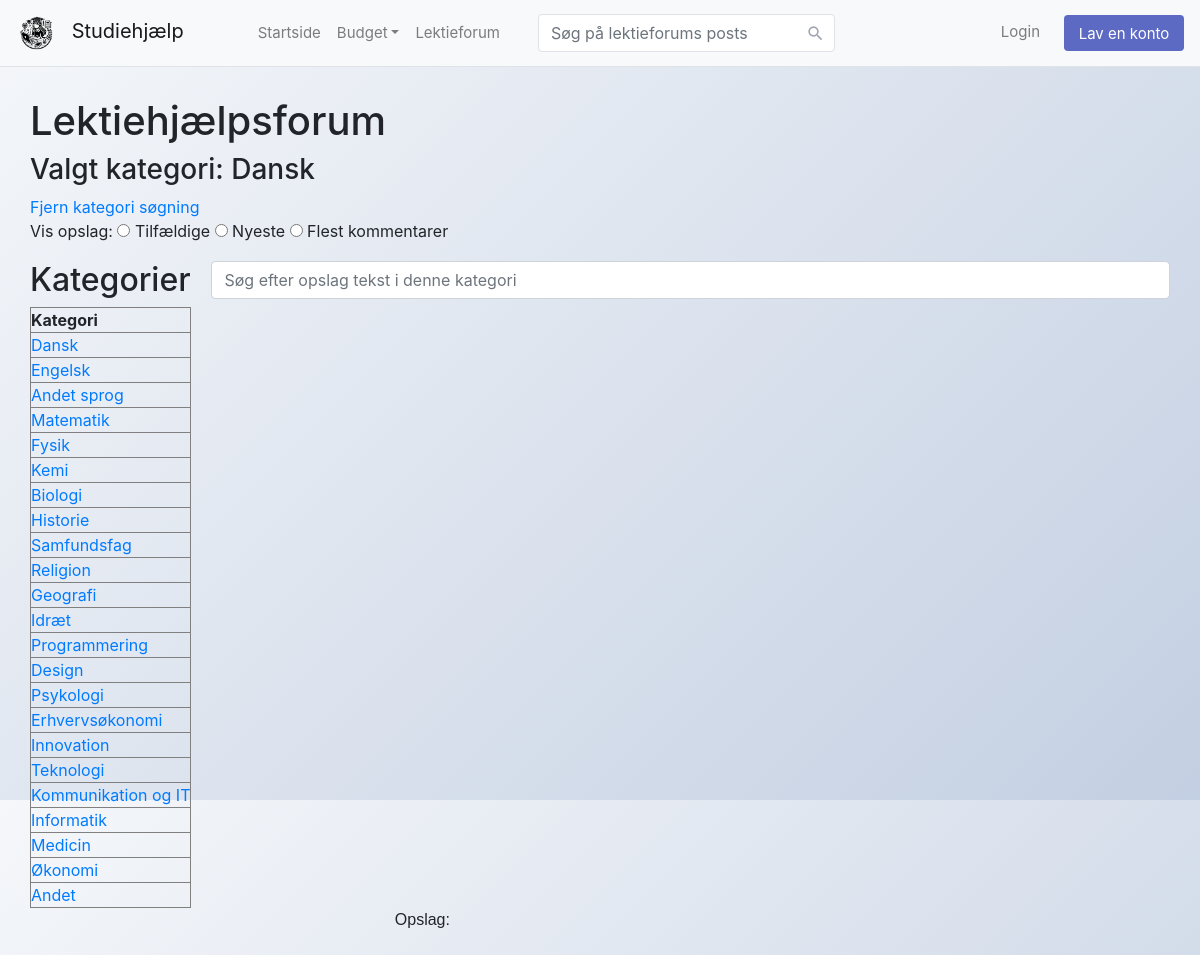
The app's page /lektiehjælp/Dansk, older data.
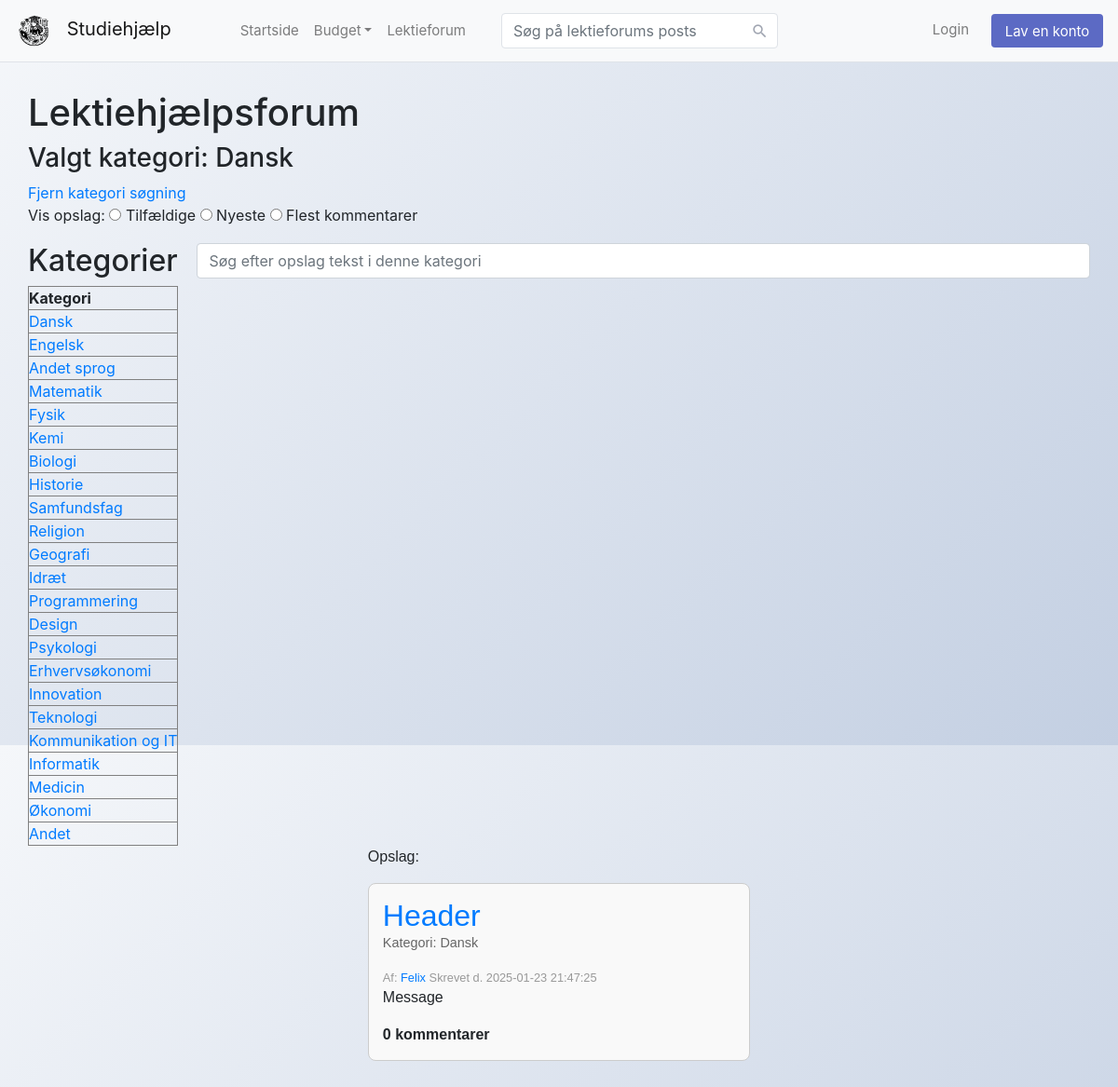
The same page, newer data.
### tables this page shows
CREATE TABLE category (
    id          INTEGER NOT NULL,
    name        TEXT NOT NULL,
    PRIMARY KEY(id AUTOINCREMENT)
);

CREATE TABLE publicMessages (
    id          INTEGER NOT NULL,
    senderid    INTEGER NOT NULL,
    header      TEXT NOT NULL,
    message     TEXT NOT NULL,
    categoryid  INTEGER NOT NULL,
    date        DATE NOT NULL,
    picturename TEXT,
    PRIMARY KEY(id AUTOINCREMENT),
    FOREIGN KEY(senderid) REFERENCES people(id),
    FOREIGN KEY(categoryid) REFERENCES category(id)
);

CREATE TABLE people (
    id              INTEGER NOT NULL,
    username        TEXT NOT NULL UNIQUE,
    filename        TEXT,
    PRIMARY KEY(id AUTOINCREMENT)
);

### app.py (the view)
@app.route("/lektiehjælp/<category>")
def lektiehjælp_category(category):
    search = request.args.get("search")
    searchcriteria = request.args.get("searchcriteria")
    if searchcriteria == "newest":
        order = "date DESC"
    elif searchcriteria == "popular":
        order = "comment_count DESC"
    else:
        order = "RANDOM()"
    if search and search != "None":
        where = "AND message LIKE ?"
    else:
        where = ""
    conn = sqlite3.connect("database.db")
    conn.row_factory = sqlite3.Row
    cur = conn.cursor()
    rows = cur.execute("SELECT name FROM category")
    categories = [dict(row) for row in rows.fetchall()]
    posts = list()
    rows = cur.execute(f"""SELECT publicMessages.id AS id, username, header, message, category.name AS category_name, picturename, date, (SELECT COUNT(*) FROM comments WHERE messageid = publicMessages.id) AS comment_count
                        FROM publicMessages JOIN people ON publicMessages.senderid = people.id JOIN category ON publicMessages.categoryid = category.id
                        WHERE category_name = ? {where} ORDER BY {order} LIMIT 20""", (category, f"%{search}%") if where else (category,))
    for row in rows:
        posts.append(dict(row))
    conn.close()
    return render_template("lektiehjælp_category.html", posts=posts, categories=categories, category=category)

### app.py (called while the page is built)
@app.after_request
def after_request(response):
    response.headers["Cache-Control"] = "no-cache, no-store, must-revalidate"
    response.headers["Expires"] = 0
    response.headers["Pragma"] = "no-cache"
    return response

### templates/lektiehjælp_category.html (shortened to what this page needs)
{% extends "layout.html" %}
{% block body %}
    <h1>Lektiehjælpsforum</h1>
    <h3>Valgt kategori: {{ category }}</h3>
    <a href="/lektiehjælp">Fjern kategori søgning</a>
    <form action="/lektiehjælp/{{ category }}" method="get" style="margin-bottom: 10px;">
        <label>Vis opslag:</label>
        <input type="radio" name="searchcriteria" value="random" {% if request.args.get('searchcriteria') == 'random' %}checked{% endif %} onchange="this.form.submit()"> Tilfældige
        <input type="radio" name="searchcriteria" value="newest" {% if request.args.get('searchcriteria') == 'newest' %}checked{% endif %} onchange="this.form.submit()"> Nyeste
        <input type="radio" name="searchcriteria" value="popular" {% if request.args.get('searchcriteria') == 'popular' %}checked{% endif %} onchange="this.form.submit()"> Flest kommentarer
    </form>
    <div style="display: flex; align-items: flex-start; gap: 20px;">
        <div>
            <h2>Kategorier</h2>
            <table border="1">
                <thead>
                    <tr>
                        <th>Kategori</th>
                    </tr>
                </thead>
                <tbody>
                    {% for cat in categories %}
                    <tr>
                        <td><a href="/lektiehjælp/{{ cat.name }}">{{ cat.name }}</a></td>
                    </tr>
                    {% endfor %}
                </tbody>
            </table>
        </div>
        <div style="flex-grow: 1;">
            <form action="/lektiehjælp/{{ category }}" method="get">
                    <input autocomplete="off" type="text" id="search" class="form-control" name="search" placeholder="Søg efter opslag tekst i denne kategori" value="{{ request.args.get('search') or '' }}">
            </form>
        </div>
    </div>
    <div class="posts-container">
        {% include "posts.html" %}
    </div>
{% endblock %}

### templates/layout.html (shortened to what this page needs)
<!DOCTYPE html>
<html lang="da">
    <head>
        <link rel="stylesheet" href="/static/styles.css">
        <link rel="stylesheet" href="https://stackpath.bootstrapcdn.com/bootstrap/4.5.0/css/bootstrap.min.css">
        <link rel="stylesheet" href="https://maxcdn.bootstrapcdn.com/font-awesome/4.7.0/css/font-awesome.min.css">
    </head>
    <body>
        <nav class="navbar navbar-expand-lg navbar-light bg-light">
            <a href="/" class="navbar-brand">
                <img src="/static/Logo.png" alt="Logo" style="height: 40px; margin-right: 10px;">
                Studiehjælp
            </a>
            <div id="navbarCollapse" class="collapse navbar-collapse justify-content-start">
                <div class="navbar-nav">
                    <a href="/" class="nav-item nav-link">Startside</a>
                    <div class="nav-item dropdown">
                        <a href="#" data-toggle="dropdown" class="nav-item nav-link dropdown-toggle">Budget</a>
                    </div>
                    <a href="/lektiehjælp" class="nav-item nav-link">Lektieforum</a>
                </div>
                <form action="/lektiehjælp" class="navbar-form form-inline" method="get">
                    <div class="input-group search-box">
                        <input autocomplete="off" type="text" id="search" class="form-control" name="search" placeholder="Søg på lektieforums posts" value="{{ request.args.get('search') or '' }}">
                        <div class="input-group-append">
                            <span class="input-group-text"><i class="material-icons">&#xE8B6;</i></span>
                        </div>
                    </div>
                </form>
                <div class="navbar-nav action-buttons ml-auto">
                    {% if session["user_id"] %}
                        <a href="/logout" class="btn">Log ud</a>
                        <a href="/myaccount" class="btn btn-primary">Min konto</a>
                    {% else %}
                        <a href="#" data-toggle="dropdown" class="nav-item nav-link dropdown-toggle mr-3">Login</a>
                        <a href="/register" class="btn btn-primary">Lav en konto</a>
                    {% endif %}
                </div>
            </div>
        </nav>
        <div class="content">
            {% block body %}{% endblock %}
        </div>
    </body>
</html>

### templates/posts.html (shortened to what this page needs)
<div class="posts-container">
    <p>Opslag:</p>
    {% for post in posts %}
        <div class="post">
            <div class="post-header">
                <h2><a href="/post/{{ post.id }}">{{ post.header }}</a></h2>
                <p class="category">Kategori: {{ post.category_name }}</p>
            </div>
            <div class="post-meta">
                <span class="username">Af: <a href="/accounts/{{ post.username }}">{{ post.username }}</a></span>
                <span class="date">Skrevet d. {{ post.date }}</span>
            </div>
            <div class="post-content">
                <p>{{ post.message }}</p>
            </div>
            <div class="post-footer">
                <span class="comments">{{ post.comment_count }} kommentarer</span>
            </div>
        </div>
    {% endfor %}
</div>

### static/styles.css (style rules this page uses)
body { font-family: 'Varela Round', sans-serif; background-image: var(--body-bg); height: 100vh; margin: 0; display: block; }
.form-control { box-shadow: none; border-radius: 4px; }
.content { margin: 20px; padding: 10px; }
.navbar { background: #fff; padding-left: 16px; padding-right: 16px; border-bottom: 1px solid #dfe3e8; border-radius: 0; }
.navbar .navbar-brand { padding-left: 0; font-size: 20px; padding-right: 50px; }
.navbar .form-inline { display: inline-block; }
.navbar .navbar-nav { position: relative; }
.navbar a, .navbar a:active { color: #888; font-size: 15px; background: transparent; }
.search-box { position: relative; }
.search-box input { padding-right: 35px; border-color: #dfe3e8; border-radius: 4px !important; box-shadow: none }
.search-box .input-group-text { min-width: 35px; border: none; background: transparent; position: absolute; right: 0; z-index: 9; padding: 7px; height: 100%; }
.search-box i { color: #a0a5b1; font-size: 19px; }
.navbar .btn-primary, .navbar .btn-primary:active { color: #fff; background: #5c6ac4 !important; padding-top: 8px; padding-bottom: 6px; border-radius: 4px; vertical-align: middle; border: none; min-width: 120px; margin: 2px 0; }
.navbar .action-buttons .dropdown-toggle::after { display: none; }
.navbar .navbar-form { border: none; }
@media (min-width: 1200px) { .form-inline .input-group { width: 300px; margin-left: 30px; } }
.posts-container { width: 60%; margin: auto; font-family: Arial, sans-serif; }
.post { border: 1px solid #ccc; padding: 15px; margin-bottom: 20px; border-radius: 8px; background-color: #f9f9f9; }
.post-header h2 { margin: 0; }
.category { font-size: 0.9em; color: #666; }
.post-meta { font-size: 0.8em; color: #999; }
.post-footer { margin-top: 10px; font-weight: bold; }
:root { --body-bg: linear-gradient(135deg, #f5f7fa 0%, #c3cfe2 100%); --msger-bg: #fff; --border: 2px solid #ddd; --left-msg-bg: #ececec; --right-msg-bg: #579ffb; }
html { box-sizing: border-box; }
*, *:before, *:after { margin: 0; padding: 0; box-sizing: inherit; }

Row changes from the older to the newer data that the page shows:
added publicMessages: header "Header", category_name "Dansk", username "Felix", date "2025-01-23 21:47:25", message "Message", comment_count "0"
